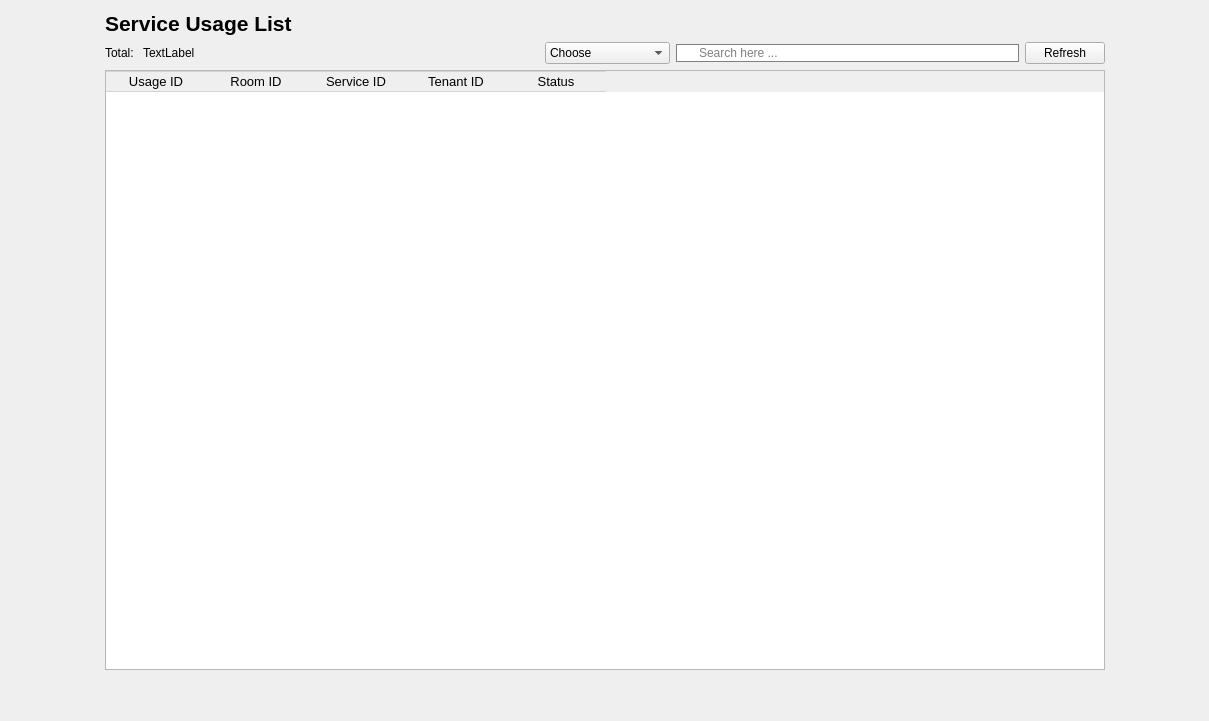
             <widget class="QWidget" name="page_5">
              <layout class="QHBoxLayout" name="horizontalLayout_48">
               <item>
                <spacer name="horizontalSpacer_36">
                 <property name="orientation">
                  <enum>Qt::Orientation::Horizontal</enum>
                 </property>
                 <property name="sizeHint" stdset="0">
                  <size>
                   <width>94</width>
                   <height>20</height>
                  </size>
                 </property>
                </spacer>
               </item>
               <item>
                <layout class="QVBoxLayout" name="verticalLayout_9">
                 <item>
                  <layout class="QHBoxLayout" name="horizontalLayout_27">
                   <item>
                    <widget class="QLabel" name="label_18">
                     <property name="font">
                      <font>
                       <pointsize>16</pointsize>
                       <bold>true</bold>
                      </font>
                     </property>
                     <property name="text">
                      <string>Service Usage List</string>
                     </property>
                    </widget>
                   </item>
                   <item>
                    <spacer name="horizontalSpacer_19">
                     <property name="orientation">
                      <enum>Qt::Orientation::Horizontal</enum>
                     </property>
                     <property name="sizeHint" stdset="0">
                      <size>
                       <width>40</width>
                       <height>20</height>
                      </size>
                     </property>
                    </spacer>
                   </item>
                  </layout>
                 </item>
                 <item>
                  <layout class="QHBoxLayout" name="horizontalLayout_28">
                   <item>
                    <layout class="QHBoxLayout" name="horizontalLayout_29">
                     <item>
                      <widget class="QLabel" name="label_19">
                       <property name="text">
                        <string>Total: </string>
                       </property>
                      </widget>
                     </item>
                     <item>
                      <widget class="QLabel" name="totalserviceUsage">
                       <property name="text">
                        <string>TextLabel</string>
                       </property>
                      </widget>
                     </item>
                    </layout>
                   </item>
                   <item>
                    <spacer name="horizontalSpacer_20">
                     <property name="orientation">
                      <enum>Qt::Orientation::Horizontal</enum>
                     </property>
                     <property name="sizeHint" stdset="0">
                      <size>
                       <width>40</width>
                       <height>20</height>
                      </size>
                     </property>
                    </spacer>
                   </item>
                   <item>
                    <widget class="QComboBox" name="CBSSUsage">
                     <item>
                      <property name="text">
                       <string>Choose</string>
                      </property>
                     </item>
                     <item>
                      <property name="text">
                       <string>Service Usage ID</string>
                      </property>
                     </item>
                     <item>
                      <property name="text">
                       <string>Room ID</string>
                      </property>
                     </item>
                    </widget>
                   </item>
                   <item>
                    <widget class="QLineEdit" name="LineEditSearchSerUsage">
                     <property name="styleSheet">
                      <string notr="true">QLineEdit{
padding-left:20px;
border: 1px solid gray;
border-radius: 10px;
}</string>
                     </property>
                     <property name="placeholderText">
                      <string>Search here ...</string>
                     </property>
                    </widget>
                   </item>
                   <item>
                    <widget class="QPushButton" name="RefbtnSer_3">
                     <property name="text">
                      <string>Refresh</string>
                     </property>
                     <property name="icon">
                      <iconset resource="Icon.qrc">
                       <normaloff>:/new/prefix1/Resources/reload.png</normaloff>:/new/prefix1/Resources/reload.png</iconset>
                     </property>
                    </widget>
                   </item>
                  </layout>
                 </item>
                 <item>
                  <widget class="QTableWidget" name="SerUsageTable">
                   <property name="minimumSize">
                    <size>
                     <width>1000</width>
                     <height>600</height>
                    </size>
                   </property>
                   <property name="font">
                    <font>
                     <pointsize>10</pointsize>
                    </font>
                   </property>
                   <property name="styleSheet">
                    <string notr="true">QPushButton{
	 border: none;
}
QTableWidget::item {
       border-right: none;
       border-left: none;
       border-bottom: 1px solid #D3D3D3;
}
QHeaderView::section {
       border: 1px solid #D3D3D3; 
       border-right: none;      
       border-left: none;       
}</string>
                   </property>
                   <property name="editTriggers">
                    <set>QAbstractItemView::EditTrigger::NoEditTriggers</set>
                   </property>
                   <property name="alternatingRowColors">
                    <bool>true</bool>
                   </property>
                   <property name="selectionMode">
                    <enum>QAbstractItemView::SelectionMode::NoSelection</enum>
                   </property>
                   <property name="showGrid">
                    <bool>false</bool>
                   </property>
                   <attribute name="horizontalHeaderVisible">
                    <bool>true</bool>
                   </attribute>
                   <attribute name="horizontalHeaderCascadingSectionResizes">
                    <bool>false</bool>
                   </attribute>
                   <attribute name="horizontalHeaderHighlightSections">
                    <bool>true</bool>
                   </attribute>
                   <attribute name="horizontalHeaderShowSortIndicator" stdset="0">
                    <bool>false</bool>
                   </attribute>
                   <attribute name="horizontalHeaderStretchLastSection">
                    <bool>false</bool>
                   </attribute>
                   <column>
                    <property name="text">
                     <string>Usage ID</string>
                    </property>
                    <property name="font">
                     <font>
                      <pointsize>10</pointsize>
                     </font>
                    </property>
                   </column>
                   <column>
                    <property name="text">
                     <string>Room ID</string>
                    </property>
                    <property name="font">
                     <font>
                      <pointsize>10</pointsize>
                     </font>
                    </property>
                   </column>
                   <column>
                    <property name="text">
                     <string>Service ID</string>
                    </property>
                    <property name="font">
                     <font>
                      <pointsize>10</pointsize>
                     </font>
                    </property>
                   </column>
                   <column>
                    <property name="text">
                     <string>Tenant ID</string>
                    </property>
                    <property name="font">
                     <font>
                      <pointsize>10</pointsize>
                     </font>
                    </property>
                   </column>
                   <column>
                    <property name="text">
                     <string>Status</string>
                    </property>
                   </column>
                  </widget>
                 </item>
                 <item>
                  <spacer name="verticalSpacer_8">
                   <property name="orientation">
                    <enum>Qt::Orientation::Vertical</enum>
                   </property>
                   <property name="sizeHint" stdset="0">
                    <size>
                     <width>20</width>
                     <height>40</height>
                    </size>
                   </property>
                  </spacer>
                 </item>
                </layout>
               </item>
               <item>
                <spacer name="horizontalSpacer_37">
                 <property name="orientation">
                  <enum>Qt::Orientation::Horizontal</enum>
                 </property>
                 <property name="sizeHint" stdset="0">
                  <size>
                   <width>93</width>
                   <height>20</height>
                  </size>
                 </property>
                </spacer>
               </item>
              </layout>
             </widget>
